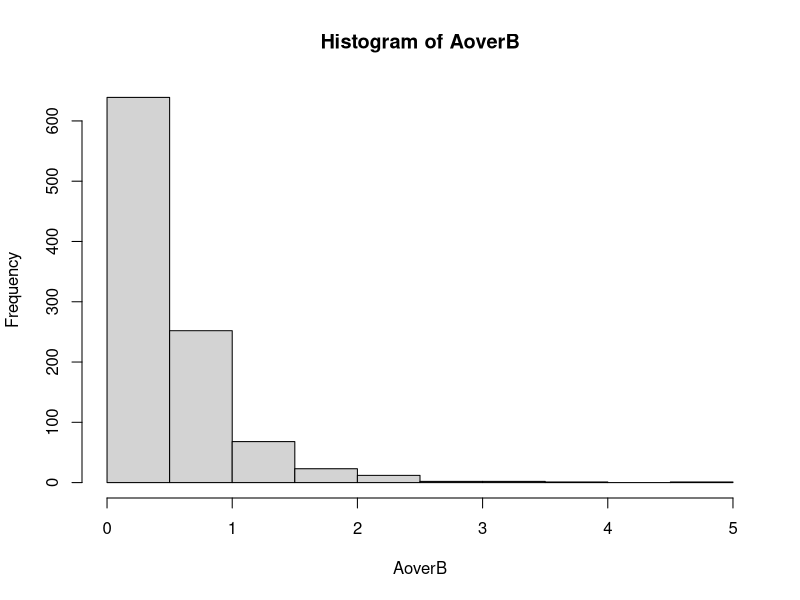
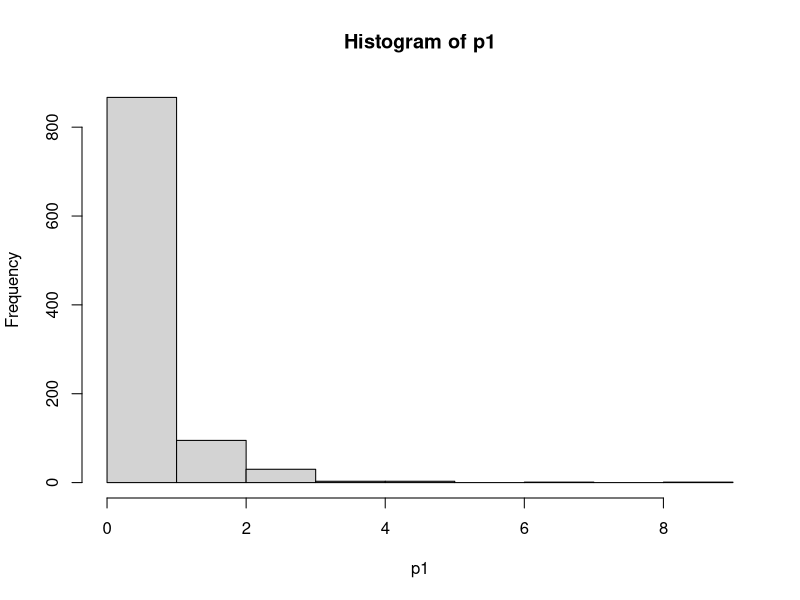
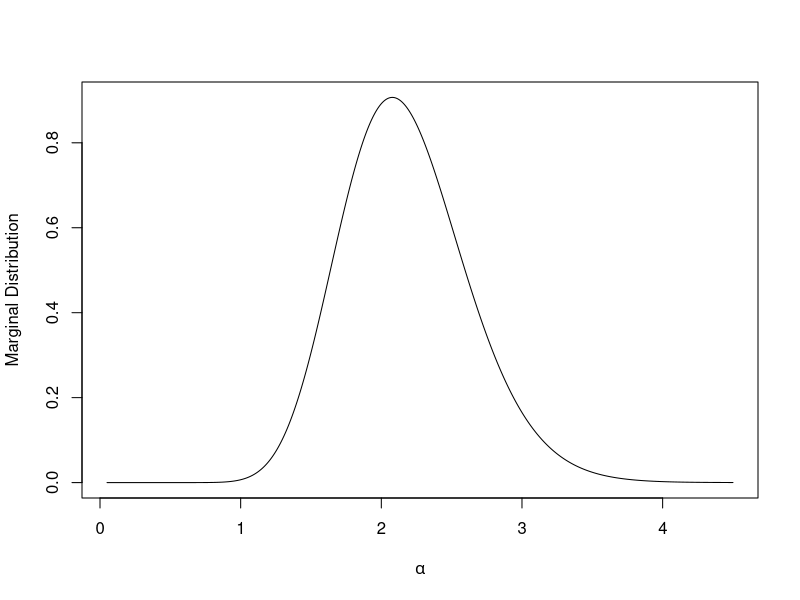
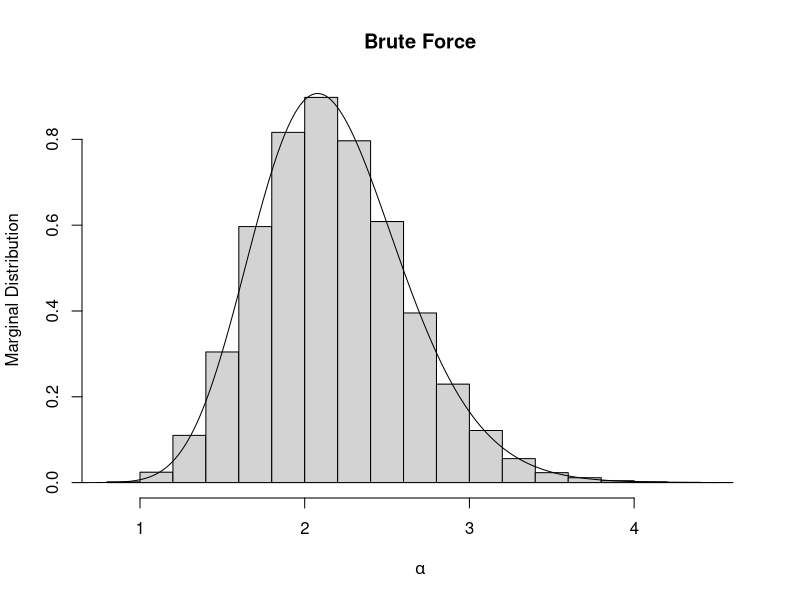
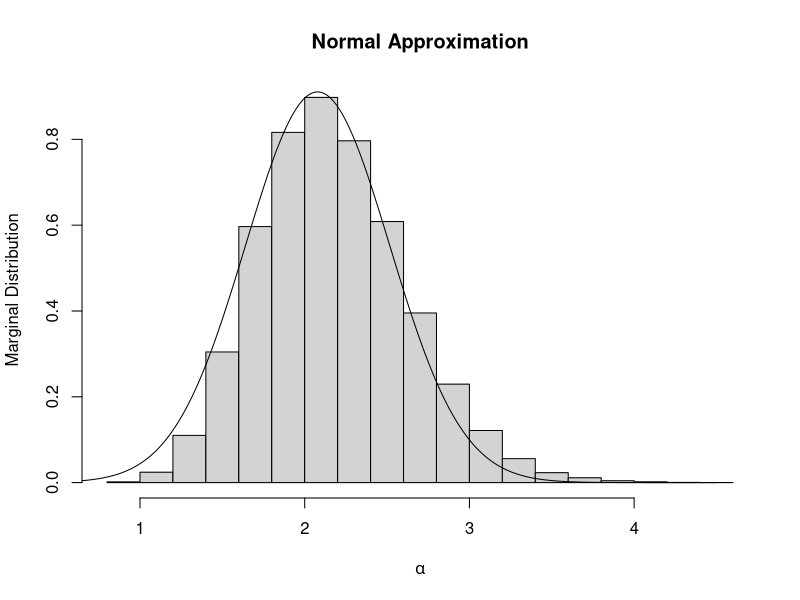
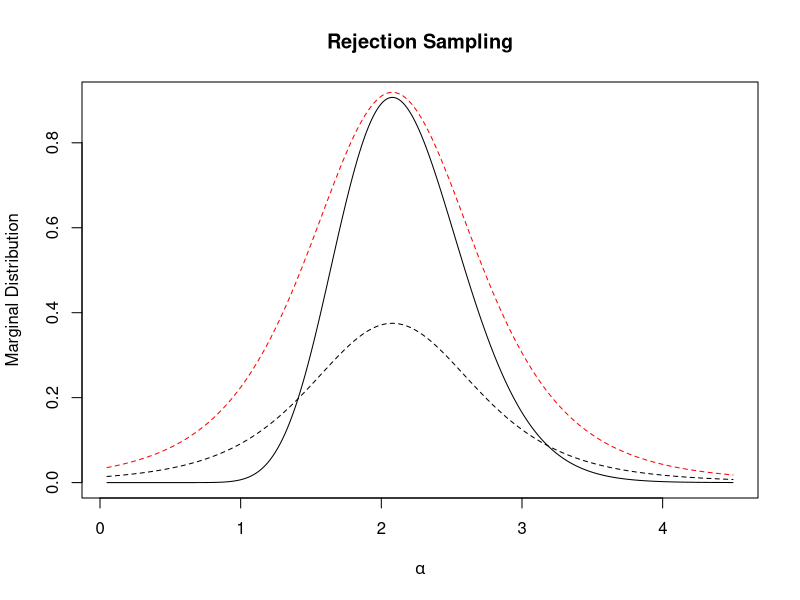
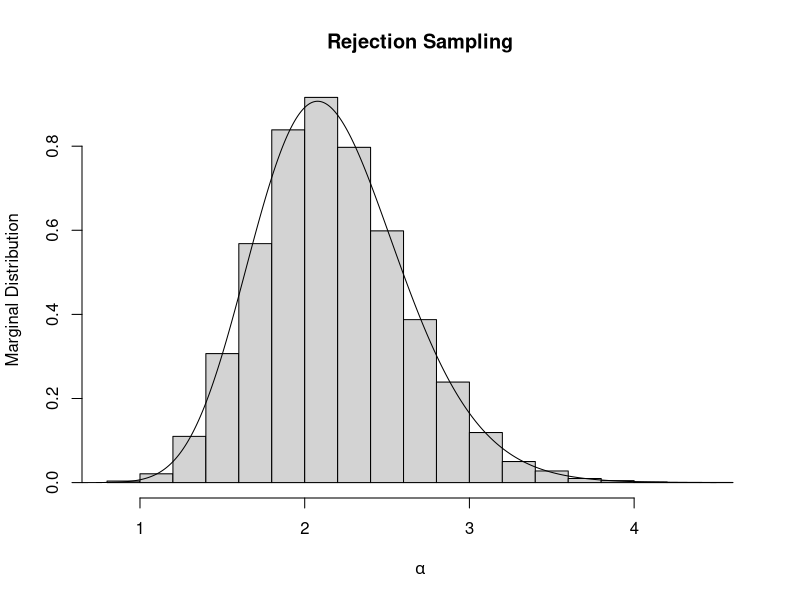
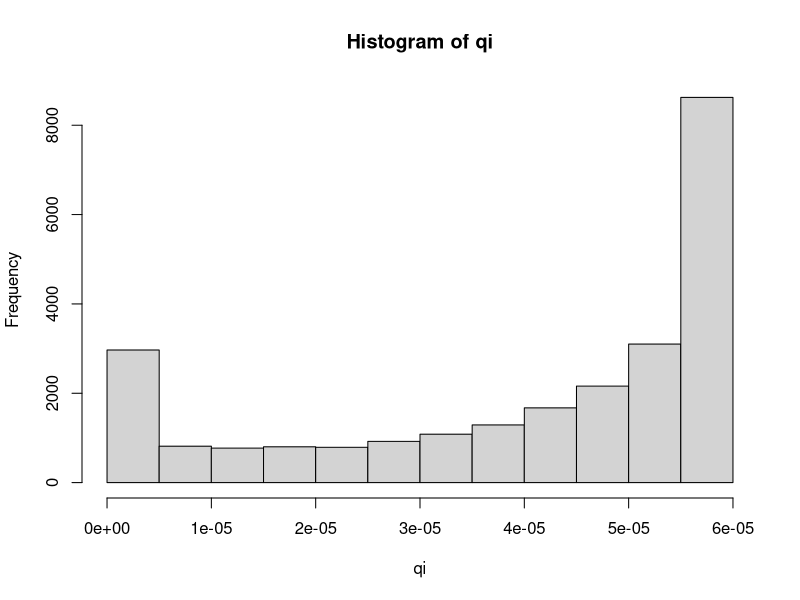

Generate these figures, in order, with R:
library(LearnBayes)

marga <- function(a) {
  n <- 30
  y <- c(0.46162842,0.32546280,0.18797008,0.76845166,0.04301092,0.41355833,
         0.36185887,0.54708582,0.23919662,0.28029385,0.45574949,0.08003376,
         0.42898375,0.95687202,0.46743537,0.03854264,0.33286173,0.22253679,
         0.22063744,0.44068476,0.21077251,0.46399354,0.27928481,0.10385025,
         0.29417748,0.51466444,0.99218757,0.31253086,0.22571566,0.45682085)

  z <- log(a) - a - n*lgamma(a) + lgamma(n*a + 5) - (n*a + 5)*log(sum(y)+1) + (a - 1)*log(prod(y))
  return(exp(z)/189.4804)
}


lmarga <- function(a) {
  return(log(marga(a)))
}

a1 <- rgamma(1000,2,1)
b1 <- rgamma(1000,5,1)
AoverB <- a1/b1
hist(AoverB)
p1 <- rgamma(1000,a1,b1)
hist(p1)

x <- seq(0.05,4.5,length=1000)
plot(x,marga(x),type="l",xlab=expression(alpha),ylab="Marginal Distribution")

y1 <- sample(x,100000,replace=T,prob=marga(x)/sum(marga(x)))
hist(y1,freq=F,xlab=expression(alpha),ylab="Marginal Distribution",main="Brute Force")
lines(x,marga(x))

lap <- laplace(lmarga,2)
hist(y1,freq=F,xlab=expression(alpha),ylab="Marginal Distribution",main="Normal Approximation")
lines(x,dnorm(x,lap$mode,sqrt(lap$var)))

# t distribution variance is sigma^2 df/(df - 2)
plot(x,marga(x),type="l",xlab=expression(alpha),ylab="Marginal Distribution",main="Rejection Sampling")

dtns <- function(x,mu,s2) {
  return(dt((x - mu)/sqrt(s2),4))
}

lines(x,dtns(x,lap$mode,2*lap$var),lty=2)
lines(x,2.45*dtns(x,lap$mode,2*lap$var),lty=2,col="red")

y2a <- sqrt(2*lap$var)*rt(25000,4) + lap$mode
ui <- runif(25000)
keep <- TRUE
keep[y2a < 0] <- FALSE
keep[y2a > 0] <- (ui[y2a > 0] <= (marga(y2a[y2a > 0]))/(2.45*dtns(y2a[y2a > 0],lap$mode,2*lap$var)))
sum(keep)
hist(y2a[keep],freq=F,xlab=expression(alpha),ylab="Marginal Distribution",main="Rejection Sampling")
lines(x,marga(x))

wi <- rep(0,25000)
wi[y2a > 0] <- marga(y2a[y2a > 0])/dtns(y2a[y2a > 0],lap$mode,2*lap$var)
qi <- wi/sum(wi)
hist(qi)
y3 <- sample(y2a,25000,replace=T,prob=qi)

hist(y3,freq=F,xlab=expression(alpha),ylab="Marginal Distribution",main="SIR")
lines(x,marga(x))

y4 <- rep(0,25000)
acc <- 0
y4[1] <- rnorm(1,lap$mode,sqrt(lap$var))
for (i in 2:25000) {
  y4[i] <- y4[i-1]
  ystar <- rnorm(1,y4[i-1],1)
  if (ystar > 0) {
    lnew <- marga(ystar)
    lold <- marga(y4[i-1])
    if (lnew/lold > runif(1)) {
      y4[i] <- ystar
      acc <- acc + 1
    }
  }
}

hist(y4[10001:25000],freq=F,xlab=expression(alpha),ylab="Marginal Distribution",main="Random Walk Metropolis")
lines(x,marga(x))

y5 <- rep(0,25000)
acc <- 0
y5[1] <- rnorm(1,lap$mode,sqrt(lap$var))
for (i in 2:25000) {
  y5[i] <- y5[i-1]
  ystar <- sqrt(2*lap$var)*rt(1,4) + lap$mode
  if (ystar > 0) {
    lnew <- marga(ystar)
    lold <- marga(y5[i-1])
    j1 <- dtns(ystar,lap$mode,2*lap$var)
    j2 <- dtns(y5[i-1],lap$mode,2*lap$var)
    r <- (lnew/lold)*(j2/j1)
    if (r > runif(1)) {
      y5[i] <- ystar
      acc <- acc + 1
    }
  }
}


hist(y5[10001:25000],freq=F,xlab=expression(alpha),ylab="Marginal Distribution",main="Independence Sampler Metropolis")
lines(x,marga(x))



    
